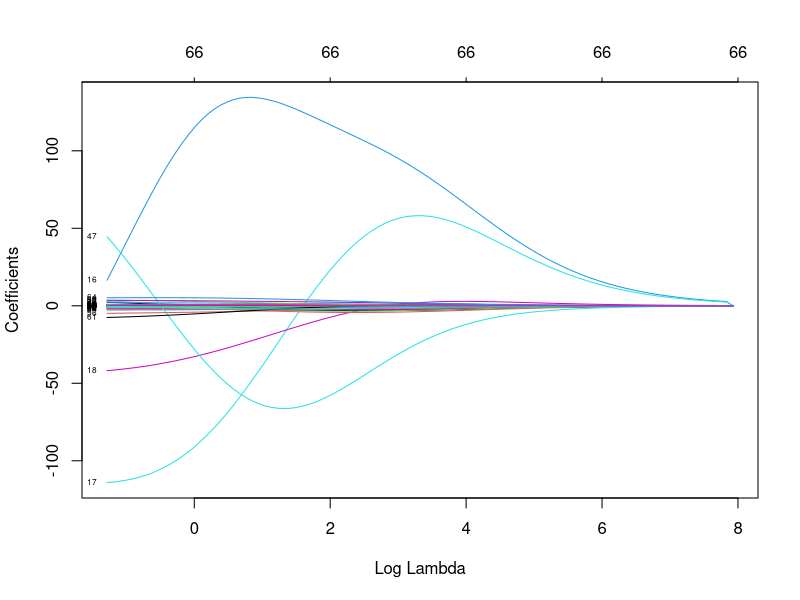
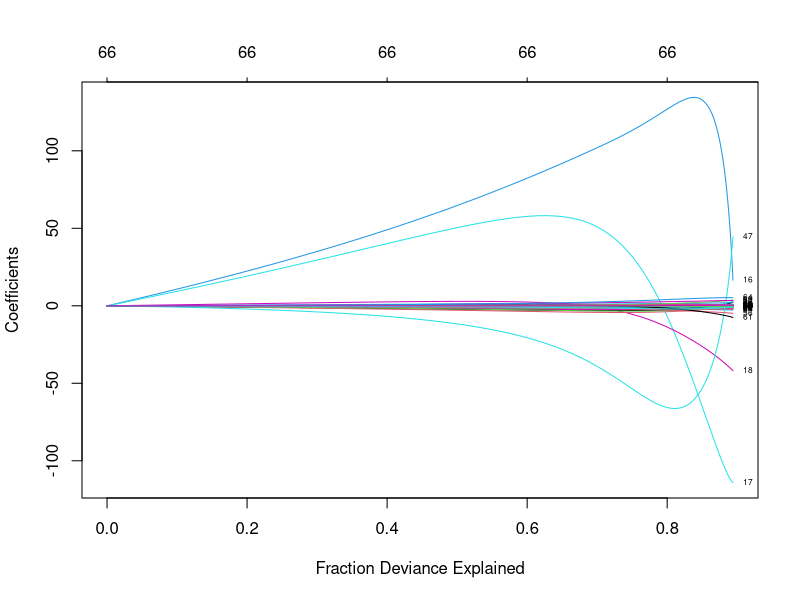
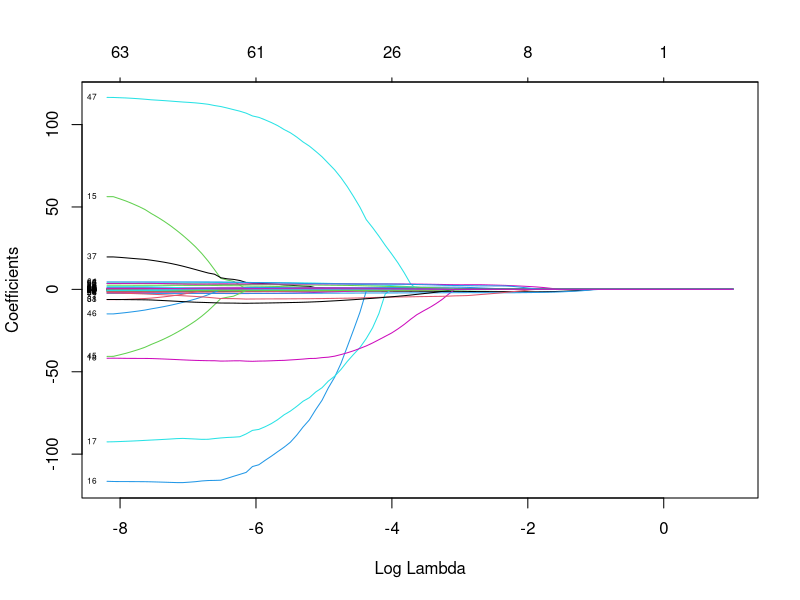
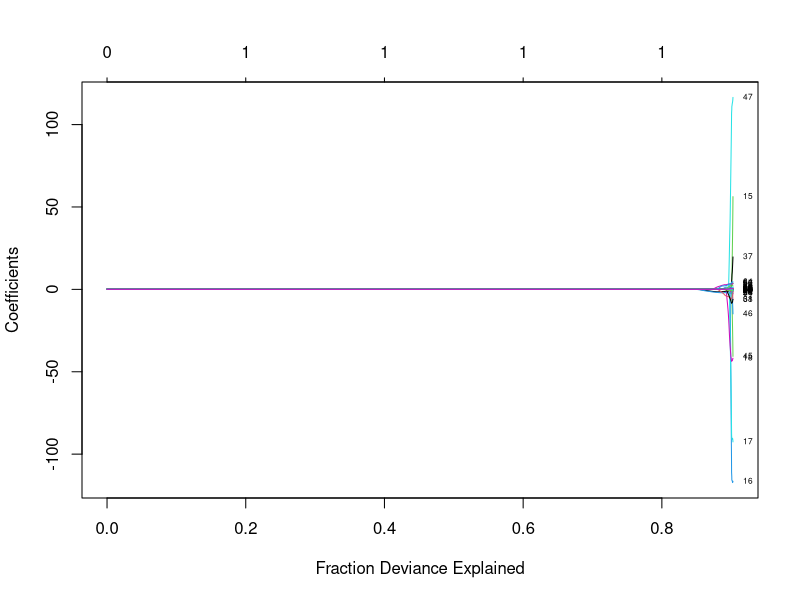
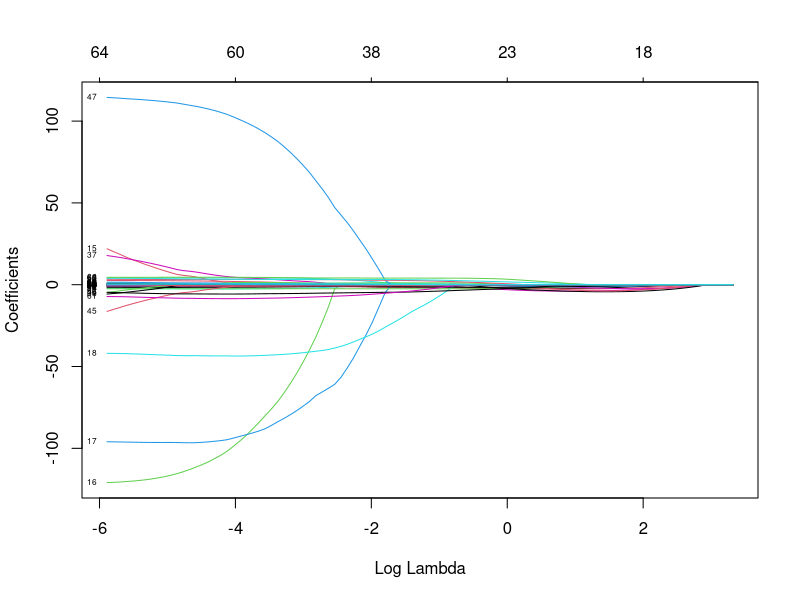
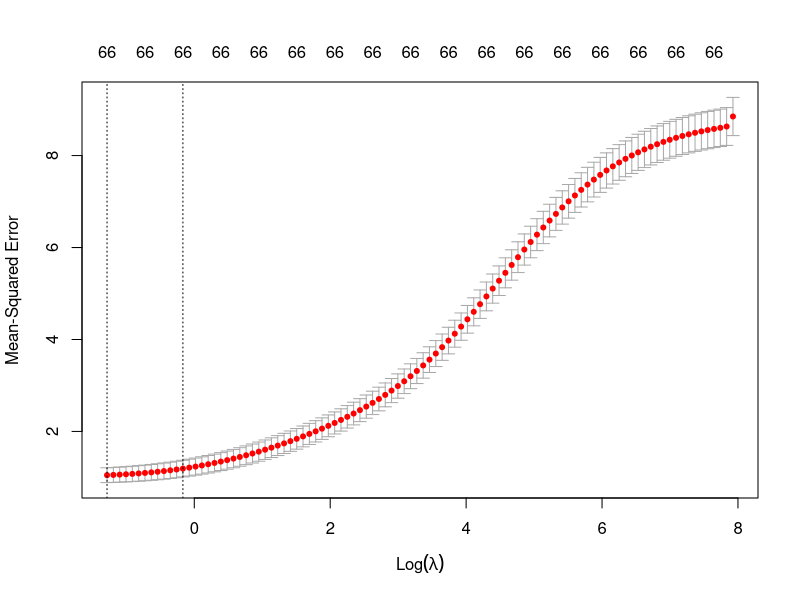

These figures' R source, in order:
## ---- chunk 1
knitr::opts_chunk$set(echo = TRUE)
## ---- chunk 2
library(tidyverse) 
library(caret)
library(glmnet)
## ---- chunk 3
set.seed(100)

chr<-read.csv("Data/chr.csv")

#Strip off ID Variable
chr<-chr[,2:68]

#Add informative feature names
var.names<-c("pre_death", "poorhealth", "poorphyshealth_days", "poormenthealth_days", "low_bwt", "ad_smoking", "ad_obesity", "foodenv_index", "phys_inactivity", "exer_access", "excess_drink", "alc_drivdeaths", "sti", "teen_birth", "uninsured", "primcareproviders", "dentists", "menthealthproviders", "prevhosp", "mammo_screen", "flu_vacc", "hsgrad", "somecollege", "unemployed", "child_poverty", "income_ineq", "sing_parent", "social_assoc", "violent_crime", "injury_deaths", "pm_air", "water_viol", "housing_prob", "driving_alone", "long_commute", "life_exp", "age_adj_premortality", "freq_physdistress", "freq_mentdistress", "diabetes", "hiv", "food_insecure", "ltd_access_healthyfood", "mvcrash_deaths", "insuff_sleep", "uninsured_adults", "uninsured_child", "other_pcp", "medhhinc", "freelunch_child", "res_seg_bw", "res_seg_nw", "firearm_fatalities", "homeownership", "hous_cost_burden", "population", "bw18", "gte65", "nonhisp_afam", "AmerInd_AlasNative", "Asian", "OPacIslander", "Hisp", "nonhisp_white", "nonprof_english", "female", "rural")

colnames(chr)<-var.names


#tidyverse way to create data partition
#training.data<-chr$life_exp %>% createDataPartition(p=0.7, list=F)

train.indices<-createDataPartition(y=chr$life_exp,p=0.7,list=FALSE)
train.data<-chr[train.indices, ]
test.data<-chr[-train.indices, ]

#Store outcome 
life.exp.train<-train.data$life_exp
life.exp.test<-test.data$life_exp

#Model.matrix shortcut to removing outcome variable from matrix
x.train<-model.matrix(life_exp~., train.data)[,-1]
x.test<-model.matrix(life_exp~., test.data)[,-1]
## ---- chunk 4
set.seed(100)

#Ridge Regression

model.1<-glmnet(x.train, life.exp.train, alpha=0, standardize = TRUE)

plot(model.1, xvar="lambda", label=TRUE)
plot(model.1, xvar="dev", label=TRUE)

model.1$beta[,1]

#LASSO

model.2<-glmnet(x.train, life.exp.train, alpha=1, standardize = TRUE)

plot(model.2, xvar="lambda", label=TRUE)
plot(model.2, xvar="dev", label=TRUE)

model.2$beta[,1]


#Elastic Net

model.3<-glmnet(x.train, life.exp.train, alpha=0.1, standardize = TRUE)

plot(model.3, xvar="lambda", label=TRUE)

## ---- chunk 5
model.1.cv<-cv.glmnet(x.train, life.exp.train, alpha=0)
plot(model.1.cv)
model.1.cv$lambda.min
model.1.cv$lambda.1se


model.1.train.final<-glmnet(x.train, life.exp.train, alpha=0, lambda=model.1.cv$lambda.1se)
coef(model.1.train.final)

## ---- chunk 6
model.1.test.pred<-model.1.train.final %>% predict(x.test) %>% as.vector()

data.frame(RMSE=RMSE(model.1.test.pred, life.exp.test), RSQ=R2(model.1.test.pred, life.exp.test))

## ---- chunk 7

## ---- chunk 8

set.seed(123)
en.model<- train(
  life_exp ~., data = train.data, method = "glmnet",
  trControl = trainControl("cv", number = 10),
 tuneLength=10
  )
#Print the values of alpha and lambda that gave best prediction
en.model$bestTune

#Print all of the options examined
en.model$results

# Model coefficients
coef(en.model$finalModel, en.model$bestTune$lambda)

# Make predictions

en.pred <- en.model %>% predict(x.test)

# Model prediction performance
data.frame(
  RMSE = RMSE(en.pred, test.data$life_exp),
  Rsquare = R2(en.pred, test.data$life_exp)
)
## ---- chunk 9
#Create grid to search lambda
lambda<-10^seq(-3,3, length=100)

set.seed(100)

model.4<-train(
  life_exp ~., data=train.data, method="glmnet", trControl=trainControl("cv", number=10), tuneGrid=expand.grid(alpha=0, lambda=lambda)
)

